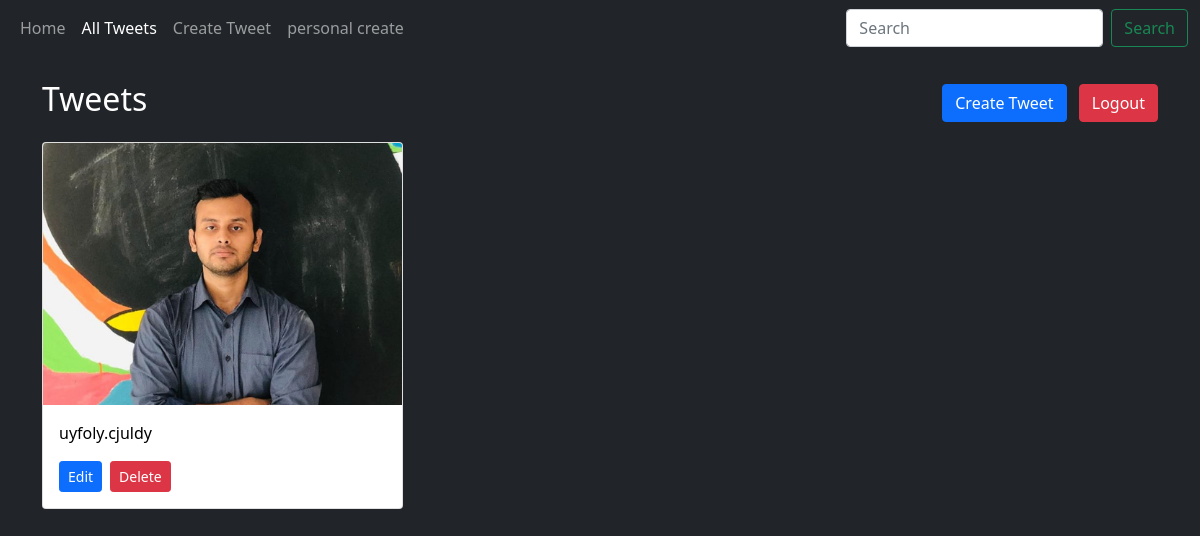
Page /tweets/ (signed in) on the earlier database version.
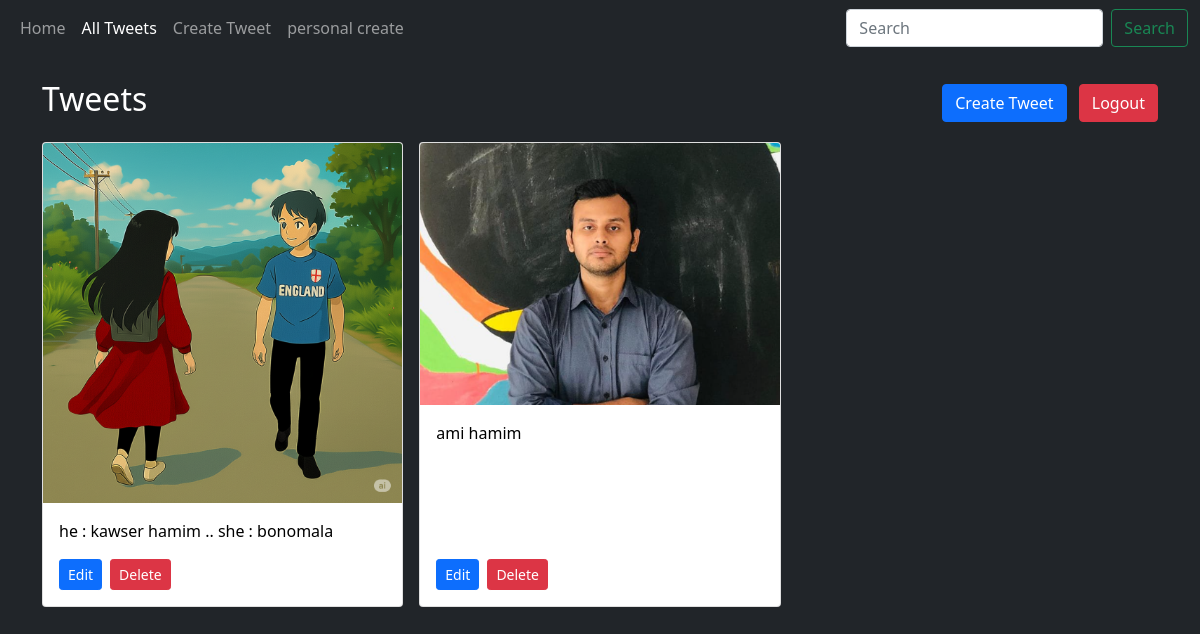
Same page on the later database version.
### tweet/models.py (models this page shows, shortened)
class Tweet(models.Model):
    user = models.ForeignKey(User,on_delete=models.CASCADE,null=True, blank = True)
    text = models.TextField()
    photo = models.ImageField(upload_to='photos/', blank=True , null= True)
    created_at = models.DateTimeField(auto_now_add=True)
    updated_at = models.DateTimeField(auto_now=True)

### tweet/views.py (the view)
# urls.py: path('tweets/', views.tweet_list, name='tweet_list'),
@login_required
def tweet_list(request):
    tweets = Tweet.objects.all().order_by('-created_at')
    return render(request, 'tweet/tweet_list.html', {'tweets': tweets})

### tweet/templates/tweet/tweet_list.html (shortened to what this page needs)
{% extends "index.html" %}
{% block content %}
<div class="d-flex justify-content-between align-items-center mb-3">
    <h2>Tweets</h2>
    <div>
        <a class="btn btn-primary" href="{% url 'tweet_create' %}">Create Tweet</a>
        {% if user.is_authenticated %}
            <a class="btn btn-danger ms-2" href="{% url 'logout' %}">Logout</a>
        {% endif %}
    </div>
</div>
<div class="row g-3">
    {% for tweet in tweets %}
        <div class="col-md-4">
            <div class="card h-100">
                {% if tweet.photo %}
                    <img src="{{ tweet.photo.url }}" class="card-img-top" alt="error loading image">
                {% else %}
                    <p class="text-center text-muted py-3">No photo available</p>
                {% endif %}
                <div class="card-body d-flex flex-column">
                    <p class="card-text" style="color: black;">
                        {{ tweet.text }}
                    </p>
                    <div class="mt-auto d-flex">
                        <a href="{% url 'tweet_edit' tweet.id %}" class="btn btn-primary btn-sm me-2">Edit</a>
                        <form action="{% url 'tweet_delete' tweet.id %}" method="POST" style="display:inline;">
                            <button type="submit" class="btn btn-danger btn-sm">Delete</button>
                        </form>
                    </div>
                </div>
            </div>
        </div>
    {% empty %}
        <p>No tweets available.</p>
    {% endfor %}
</div>
{% endblock %}

Differences in the rows shown:
added Tweet: photo (picture), text "he : kawser hamim .. she : bonomala"
changed Tweet: text "uyfoly.cjuldy" → "ami hamim"
